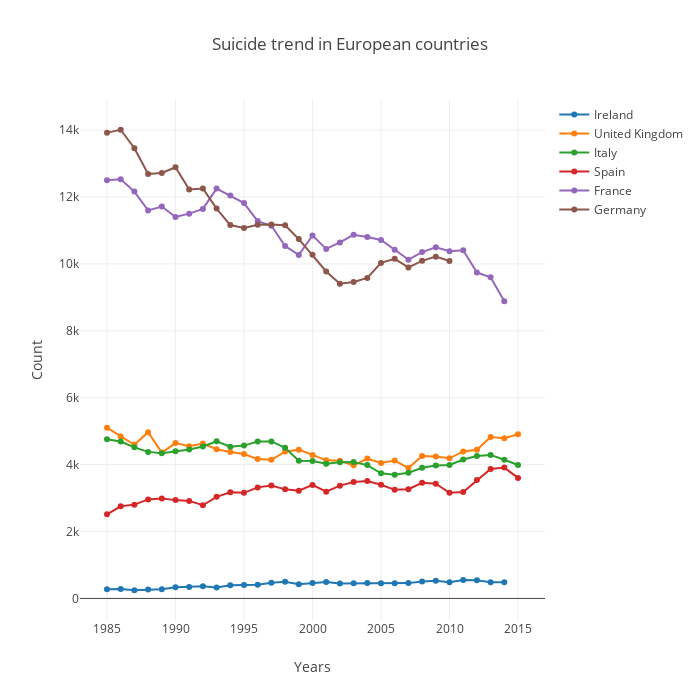

The code cell stored with this chart in its notebook:
### Code cell
# Suicide trend in European countries

countries = ['Ireland', 'United Kingdom','Italy','Spain','France', 'Germany']
total_by_country = data.groupby(['country','year']).sum()['suicides_no']
relative_by_country = data.groupby(['country','year']).sum()['suicides/100k pop']

data=[go.Scatter(
    x = years,
    y = total_by_country[i].values,
    mode= 'lines+markers',
    name = i
) for i in countries]

data2=[go.Scatter(
    x = years,
    y = relative_by_country[i].values,
    mode= 'lines+markers',
    xaxis='x2',
    yaxis='y2',
    name = i
) for i in countries]


layout = dict(
    title = 'Suicide trend in European countries',
    width = 700,
    height = 700,
    xaxis=dict(title='Years'),
    yaxis=dict(title='Count')
   
)


fig = dict( data=data, layout=layout )
py.offline.iplot( fig, validate=False)

### Figure 1 — Plotly figure (JSON) as saved in the notebook; plotly's stock layout.template omitted (floating-point values rounded to 4 significant figures)
{"data": [{"mode": "lines+markers", "name": "Ireland", "type": "scatter", "x": [1985, 1986, 1987, 1988, 1989, 1990, 1991, 1992, 1993, 1994, 1995, 1996, 1997, 1998, 1999, 2000, 2001, 2002, 2003, 2004, 2005, 2006, 2007, 2008, 2009, 2010, 2011, 2012, 2013, 2014, 2015, 2016], "y": [276, 282, 245, 266, 278, 334, 345, 362, 326, 394, 403, 408, 466, 498, 424, 463, 488, 449, 454, 464, 451, 452, 458, 506, 527, 486, 554, 542, 487, 486]}, {"mode": "lines+markers", "name": "United Kingdom", "type": "scatter", "x": [1985, 1986, 1987, 1988, 1989, 1990, 1991, 1992, 1993, 1994, 1995, 1996, 1997, 1998, 1999, 2000, 2001, 2002, 2003, 2004, 2005, 2006, 2007, 2008, 2009, 2010, 2011, 2012, 2013, 2014, 2015, 2016], "y": [5105, 4839, 4594, 4971, 4361, 4643, 4547, 4628, 4462, 4380, 4315, 4165, 4143, 4389, 4448, 4290, 4128, 4117, 3979, 4183, 4047, 4122, 3897, 4259, 4246, 4188, 4393, 4444, 4824, 4788, 4910]}, {"mode": "lines+markers", "name": "Italy", "type": "scatter", "x": [1985, 1986, 1987, 1988, 1989, 1990, 1991, 1992, 1993, 1994, 1995, 1996, 1997, 1998, 1999, 2000, 2001, 2002, 2003, 2004, 2005, 2006, 2007, 2008, 2009, 2010, 2011, 2012, 2013, 2014, 2015, 2016], "y": [4759, 4691, 4516, 4381, 4342, 4402, 4453, 4543, 4697, 4536, 4569, 4689, 4694, 4504, 4115, 4108, 4030, 4069, 4075, 3986, 3742, 3700, 3757, 3904, 3974, 3989, 4153, 4257, 4290, 4147, 3988]}, {"mode": "lines+markers", "name": "Spain", "type": "scatter", "x": [1985, 1986, 1987, 1988, 1989, 1990, 1991, 1992, 1993, 1994, 1995, 1996, 1997, 1998, 1999, 2000, 2001, 2002, 2003, 2004, 2005, 2006, 2007, 2008, 2009, 2010, 2011, 2012, 2013, 2014, 2015, 2016], "y": [2514, 2755, 2804, 2960, 2987, 2939, 2916, 2786, 3037, 3171, 3157, 3320, 3373, 3261, 3220, 3394, 3189, 3372, 3478, 3508, 3399, 3247, 3264, 3457, 3429, 3158, 3180, 3539, 3873, 3911, 3604]}, {"mode": "lines+markers", "name": "France", "type": "scatter", "x": [1985, 1986, 1987, 1988, 1989, 1990, 1991, 1992, 1993, 1994, 1995, 1996, 1997, 1998, 1999, 2000, 2001, 2002, 2003, 2004, 2005, 2006, 2007, 2008, 2009, 2010, 2011, 2012, 2013, 2014, 2015, 2016], "y": [12501, 12529, 12161, 11599, 11715, 11403, 11502, 11644, 12251, 12041, 11819, 11279, 11139, 10534, 10268, 10849, 10449, 10643, 10871, 10804, 10713, 10423, 10127, 10353, 10499, 10379, 10408, 9743, 9600, 8881]}, {"mode": "lines+markers", "name": "Germany", "type": "scatter", "x": [1985, 1986, 1987, 1988, 1989, 1990, 1991, 1992, 1993, 1994, 1995, 1996, 1997, 1998, 1999, 2000, 2001, 2002, 2003, 2004, 2005, 2006, 2007, 2008, 2009, 2010, 2011, 2012, 2013, 2014, 2015, 2016], "y": [13924, 14010, 13458, 12690, 12718, 12888, 12225, 12256, 11654, 11160, 11073, 11167, 11176, 11155, 10741, 10270, 9775, 9409, 9459, 9579, 10030, 10153, 9896, 10091, 10217, 10088]}], "layout": {"height": 700, "title": "Suicide trend in European countries", "width": 700, "xaxis": {"title": "Years"}, "yaxis": {"title": "Count"}}}
